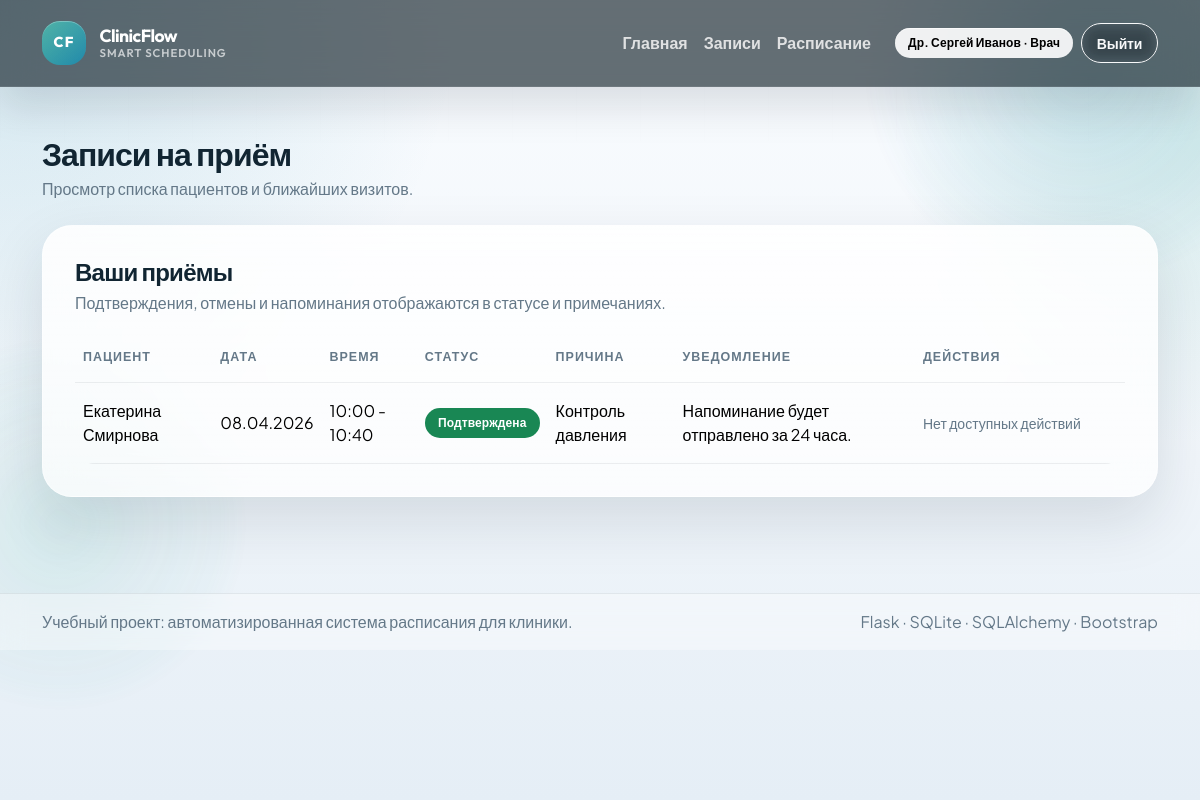
The app's page /appointments (signed in) with its own data.
### models.py (models this page shows, shortened)
class User(db.Model):
    __tablename__ = "users"
    id = db.Column(db.Integer, primary_key=True)
    full_name = db.Column(db.String(120), nullable=False)
    email = db.Column(db.String(120), nullable=False, unique=True, index=True)
    phone = db.Column(db.String(30), unique=True)
    password_hash = db.Column(db.String(255), nullable=False)
    role = db.Column(db.String(20), nullable=False, index=True)
    is_active = db.Column(db.Boolean, default=True, nullable=False)
    created_at = db.Column(db.DateTime, default=datetime.utcnow, nullable=False)
    doctor_profile = db.relationship(
        "Doctor",
        back_populates="user",
        uselist=False,
        cascade="all, delete-orphan",
    )
    patient_profile = db.relationship(
        "Patient",
        back_populates="user",
        uselist=False,
        cascade="all, delete-orphan",
    )

class Appointment(db.Model):
    __tablename__ = "appointments"
    __table_args__ = (
        Index(
            "uq_active_doctor_slot",
            "doctor_id",
            "appointment_date",
            "start_time",
            unique=True,
            sqlite_where=text("status != 'cancelled'"),
        ),
        Index(
            "uq_active_patient_slot",
            "patient_id",
            "appointment_date",
            "start_time",
            unique=True,
            sqlite_where=text("status != 'cancelled'"),
        ),
    )
    id = db.Column(db.Integer, primary_key=True)
    patient_id = db.Column(db.Integer, db.ForeignKey("patients.id"), nullable=False, index=True)
    doctor_id = db.Column(db.Integer, db.ForeignKey("doctors.id"), nullable=False, index=True)
    schedule_id = db.Column(db.Integer, db.ForeignKey("schedules.id"), index=True)
    appointment_date = db.Column(db.Date, nullable=False, index=True)
    start_time = db.Column(db.Time, nullable=False)
    end_time = db.Column(db.Time, nullable=False)
    duration_minutes = db.Column(db.Integer, nullable=False, default=30)
    status = db.Column(db.String(20), nullable=False, default="confirmed", index=True)
    reason = db.Column(db.String(255))
    notes = db.Column(db.Text)
    created_at = db.Column(db.DateTime, default=datetime.utcnow, nullable=False)
    updated_at = db.Column(
        db.DateTime,
        default=datetime.utcnow,
        onupdate=datetime.utcnow,
        nullable=False,
    )
    patient = db.relationship("Patient", back_populates="appointments")
    doctor = db.relationship("Doctor", back_populates="appointments")
    schedule = db.relationship("Schedule", back_populates="appointments")

### routes.py (the view, shortened to what this page needs)
@bp.route("/appointments", methods=["GET", "POST"])
@login_required
def appointments():
    doctors = (
        Doctor.query.options(joinedload(Doctor.user))
        .join(Doctor.user)
        .filter(User.is_active.is_(True))
        .order_by(Doctor.specialization, User.full_name)
        .all()
    )
    booking_patients = (
        Patient.query.options(joinedload(Patient.user))
        .join(Patient.user)
        .filter(User.is_active.is_(True))
        .order_by(User.full_name)
        .all()
        if g.current_user.role == "admin"
        else []
    )
    selected_doctor = None
    selected_doctor_id = request.values.get("doctor_id", type=int)
    selected_date = parse_date(request.values.get("appointment_date")) or date.today()
    if g.current_user.role == "doctor" and g.current_user.doctor_profile:
        selected_doctor = g.current_user.doctor_profile
        selected_doctor_id = selected_doctor.id
    elif doctors:
        selected_doctor_id = selected_doctor_id or doctors[0].id
        selected_doctor = db.session.get(Doctor, selected_doctor_id)
    available_slots = []
    recommended_slot = None
    if selected_doctor and selected_date:
        available_slots, recommended_slot = collect_available_slots(selected_doctor, selected_date)
    appointment_query = Appointment.query.options(
        joinedload(Appointment.doctor).joinedload(Doctor.user),
        joinedload(Appointment.patient).joinedload(Patient.user),
    ).order_by(Appointment.appointment_date, Appointment.start_time)
    if g.current_user.role == "patient" and g.current_user.patient_profile:
        appointment_query = appointment_query.filter_by(patient_id=g.current_user.patient_profile.id)
    elif g.current_user.role == "doctor" and g.current_user.doctor_profile:
        appointment_query = appointment_query.filter_by(doctor_id=g.current_user.doctor_profile.id)
    user_appointments = appointment_query.all()
    return render_template(
        "appointments.html",
        doctors=doctors,
        booking_patients=booking_patients,
        appointments=user_appointments,
        selected_doctor=selected_doctor,
        selected_doctor_id=selected_doctor_id,
        selected_date=selected_date,
        available_slots=available_slots,
        recommended_slot=recommended_slot,
        can_book=g.current_user.role in ("patient", "admin"),
    )

### models.py (called while the page is built)
    @property
    def full_name(self):
        return self.user.full_name if self.user else "Пациент"

### routes.py (called while the page is built)
@bp.before_app_request
def load_logged_in_user():
    user_id = session.get("user_id")
    g.current_user = db.session.get(User, user_id) if user_id else None

@bp.app_context_processor
def inject_globals():
    return {
        "current_user": g.get("current_user"),
        "role_labels": ROLE_LABELS,
        "status_labels": STATUS_LABELS,
        "today_date": date.today(),
    }

def login_required(view):
    @wraps(view)
    def wrapped_view(*args, **kwargs):
        if not g.current_user or not g.current_user.is_active:
            session.clear()
            flash("Войдите в систему, чтобы продолжить работу.", "warning")
            return redirect(url_for("main.login"))
        return view(*args, **kwargs)
    return wrapped_view

def parse_date(value):
    if not value:
        return None
    try:
        return datetime.strptime(value, "%Y-%m-%d").date()
    except ValueError:
        return None

def get_active_appointments_for_doctor(doctor_id, appointment_date, exclude_appointment_id=None):
    query = (
        Appointment.query.filter_by(doctor_id=doctor_id, appointment_date=appointment_date)
        .filter(Appointment.status != "cancelled")
        .order_by(Appointment.start_time)
    )
    if exclude_appointment_id:
        query = query.filter(Appointment.id != exclude_appointment_id)
    return query.all()

### templates/appointments.html (shortened to what this page needs)
{% extends "base.html" %}
{% block content %}
<div class="d-flex justify-content-between align-items-center flex-wrap gap-3 mb-4">
    <div>
        <h2 class="fw-bold mb-1">Записи на приём</h2>
        <p class="text-secondary mb-0">
            {% if current_user.role == 'doctor' %}
                Просмотр списка пациентов и ближайших визитов.
            {% elif current_user.role == 'admin' %}
                Бронирование, перенос и отмена записей пациентов.
            {% else %}
                Выберите врача, дату и свободный слот для записи.
            {% endif %}
        </p>
    </div>
</div>
<div class="surface-card">
    <div class="d-flex justify-content-between align-items-center flex-wrap gap-3 mb-3">
        <div>
            <h4 class="fw-bold mb-1">
                {% if current_user.role == 'admin' %}
                    Все записи клиники
                {% elif current_user.role == 'doctor' %}
                    Ваши приёмы
                {% else %}
                    Ваши записи
                {% endif %}
            </h4>
            <p class="text-secondary mb-0">Подтверждения, отмены и напоминания отображаются в статусе и примечаниях.</p>
        </div>
    </div>
    <div class="table-responsive">
        <table class="table align-middle">
            <thead>
                <tr>
                    {% if current_user.role != 'patient' %}
                        <th>Пациент</th>
                    {% endif %}
                    <th>Дата</th>
                    <th>Время</th>
                    <th>Статус</th>
                    <th>Причина</th>
                    <th>Уведомление</th>
                    <th>Действия</th>
                </tr>
            </thead>
            <tbody>
                {% for appointment in appointments %}
                    <tr>
                        {% if current_user.role != 'patient' %}
                            <td>{{ appointment.patient.full_name }}</td>
                        {% endif %}
                        <td>{{ appointment.appointment_date.strftime('%d.%m.%Y') }}</td>
                        <td>{{ appointment.start_time.strftime('%H:%M') }} - {{ appointment.end_time.strftime('%H:%M') }}</td>
                        <td>
                            <span class="badge {% if appointment.status == 'cancelled' %}text-bg-secondary{% elif appointment.status == 'rescheduled' %}text-bg-warning{% else %}text-bg-success{% endif %}">
                                {{ status_labels[appointment.status] }}
                            </span>
                        </td>
                        <td>{{ appointment.reason or 'Не указана' }}</td>
                        <td>{{ appointment.notes or 'Напоминание будет отправлено автоматически.' }}</td>
                        <td class="actions-column">
                            {% if current_user.role == 'patient' and appointment.status != 'cancelled' %}
                                <form method="post" action="{{ url_for('main.cancel_appointment', appointment_id=appointment.id) }}">
                                    <button type="submit" class="btn btn-outline-danger btn-sm">Отменить</button>
                                </form>
                            {% else %}
                                <span class="text-secondary small">Нет доступных действий</span>
                            {% endif %}
                        </td>
                    </tr>
                {% else %}
                    <tr>
                        <td colspan="8" class="text-center text-secondary py-4">Записей пока нет.</td>
                    </tr>
                {% endfor %}
            </tbody>
        </table>
    </div>
</div>
{% endblock %}

### templates/base.html (shortened to what this page needs)
<!doctype html>
<html lang="ru">
<head>
    <link href="https://cdn.jsdelivr.net/npm/bootstrap@5.3.3/dist/css/bootstrap.min.css" rel="stylesheet">
    <link rel="stylesheet" href="{{ url_for('static', filename='style.css') }}">
</head>
<body class="app-body">
    <div class="app-backdrop" aria-hidden="true">
        <span class="app-orb orb-one"></span>
        <span class="app-orb orb-two"></span>
        <span class="app-grid"></span>
    </div>
    <nav class="navbar navbar-expand-lg navbar-dark app-navbar">
        <div class="container">
            <a class="navbar-brand app-brand" href="{{ url_for('main.index') }}">
                <span class="brand-mark">CF</span>
                <span class="brand-copy">
                    <span class="brand-name">ClinicFlow</span>
                    <span class="brand-note">smart scheduling</span>
                </span>
            </a>
            <div class="collapse navbar-collapse" id="mainNav">
                <ul class="navbar-nav ms-auto align-items-lg-center">
                    <li class="nav-item">
                        <a class="nav-link" href="{{ url_for('main.index') }}">Главная</a>
                    </li>
                    {% if current_user %}
                        <li class="nav-item">
                            <a class="nav-link" href="{{ url_for('main.appointments') }}">Записи</a>
                        </li>
                        {% if current_user.role in ['doctor', 'admin'] %}
                            <li class="nav-item">
                                <a class="nav-link" href="{{ url_for('main.schedule_view') }}">Расписание</a>
                            </li>
                        {% endif %}
                        <li class="nav-item ms-lg-3">
                            <span class="badge text-bg-light user-badge">
                                {{ current_user.full_name }} · {{ role_labels[current_user.role] }}
                            </span>
                        </li>
                        <li class="nav-item ms-lg-2">
                            <a class="btn btn-outline-light btn-sm" href="{{ url_for('main.logout') }}">Выйти</a>
                        </li>
                    {% else %}
                        <li class="nav-item ms-lg-3">
                            <a class="btn btn-outline-light btn-sm me-2" href="{{ url_for('main.login') }}">Войти</a>
                            <a class="btn btn-light btn-sm" href="{{ url_for('main.register') }}">Регистрация</a>
                        </li>
                    {% endif %}
                </ul>
            </div>
        </div>
    </nav>
    <main class="container py-4 py-lg-5 app-main">
        {% block content %}{% endblock %}
    </main>
    <footer class="app-footer">
        <div class="container py-3 d-flex flex-column flex-md-row justify-content-between gap-2">
            <span>Учебный проект: автоматизированная система расписания для клиники.</span>
            <span>Flask · SQLite · SQLAlchemy · Bootstrap</span>
        </div>
    </footer>
</body>
</html>

### records on screen
User: full_name "Др. Сергей Иванов", role "Врач"
Appointment: patient.full_name "Екатерина Смирнова", appointment_date "08.04.2026", start_time "10:00", end_time "10:40", status "Подтверждена", reason "Контроль давления", notes "Напоминание будет отправлено за 24 часа."
